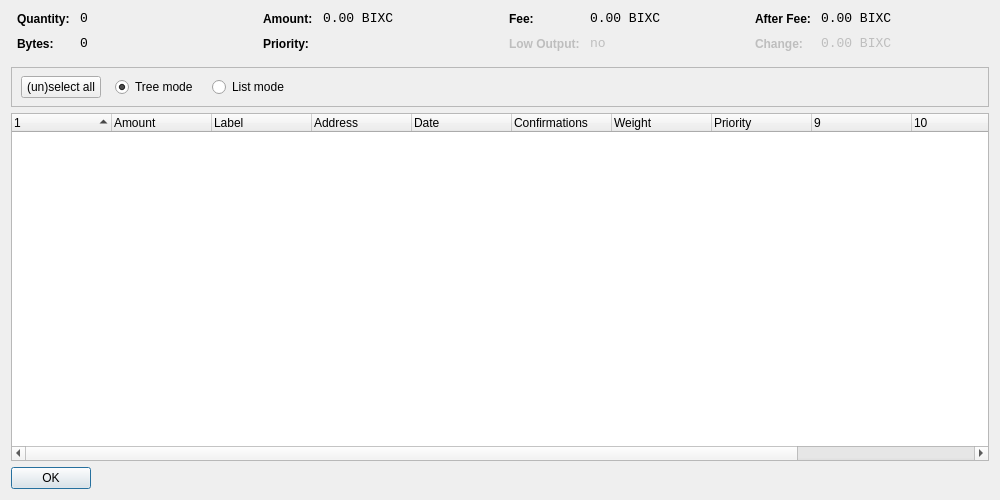
<?xml version="1.0" encoding="UTF-8"?>
<ui version="4.0">
 <class>CoinControlDialog</class>
 <widget class="QWidget" name="CoinControlDialog">
  <property name="geometry">
   <rect>
    <x>0</x>
    <y>0</y>
    <width>1000</width>
    <height>500</height>
   </rect>
  </property>
  <property name="windowTitle">
   <string>Coin Control</string>
  </property>
  <layout class="QVBoxLayout" name="verticalLayout">
   <item>
    <layout class="QHBoxLayout" name="horizontalLayoutTop" stretch="0,0,0,0">
     <property name="topMargin">
      <number>0</number>
     </property>
     <property name="bottomMargin">
      <number>10</number>
     </property>
     <item>
      <layout class="QFormLayout" name="formLayoutCoinControl1">
       <property name="horizontalSpacing">
        <number>10</number>
       </property>
       <property name="verticalSpacing">
        <number>10</number>
       </property>
       <property name="leftMargin">
        <number>6</number>
       </property>
       <property name="rightMargin">
        <number>6</number>
       </property>
       <item row="0" column="0">
        <widget class="QLabel" name="labelCoinControlQuantityText">
         <property name="styleSheet">
          <string notr="true">font-weight:bold;</string>
         </property>
         <property name="text">
          <string>Quantity:</string>
         </property>
        </widget>
       </item>
       <item row="0" column="1">
        <widget class="QLabel" name="labelCoinControlQuantity">
         <property name="font">
          <font>
           <family>Monospace</family>
           <pointsize>10</pointsize>
          </font>
         </property>
         <property name="cursor">
          <cursorShape>IBeamCursor</cursorShape>
         </property>
         <property name="contextMenuPolicy">
          <enum>Qt::ActionsContextMenu</enum>
         </property>
         <property name="text">
          <string notr="true">0</string>
         </property>
         <property name="textInteractionFlags">
          <set>Qt::LinksAccessibleByMouse|Qt::TextSelectableByKeyboard|Qt::TextSelectableByMouse</set>
         </property>
        </widget>
       </item>
       <item row="1" column="0">
        <widget class="QLabel" name="labelCoinControlBytesText">
         <property name="styleSheet">
          <string notr="true">font-weight:bold;</string>
         </property>
         <property name="text">
          <string>Bytes:</string>
         </property>
        </widget>
       </item>
       <item row="1" column="1">
        <widget class="QLabel" name="labelCoinControlBytes">
         <property name="font">
          <font>
           <family>Monospace</family>
           <pointsize>10</pointsize>
          </font>
         </property>
         <property name="cursor">
          <cursorShape>IBeamCursor</cursorShape>
         </property>
         <property name="contextMenuPolicy">
          <enum>Qt::ActionsContextMenu</enum>
         </property>
         <property name="text">
          <string notr="true">0</string>
         </property>
         <property name="textInteractionFlags">
          <set>Qt::LinksAccessibleByMouse|Qt::TextSelectableByKeyboard|Qt::TextSelectableByMouse</set>
         </property>
        </widget>
       </item>
      </layout>
     </item>
     <item>
      <layout class="QFormLayout" name="formLayoutCoinControl2">
       <property name="horizontalSpacing">
        <number>10</number>
       </property>
       <property name="verticalSpacing">
        <number>10</number>
       </property>
       <property name="leftMargin">
        <number>6</number>
       </property>
       <property name="rightMargin">
        <number>6</number>
       </property>
       <item row="0" column="0">
        <widget class="QLabel" name="labelCoinControlAmountText">
         <property name="styleSheet">
          <string notr="true">font-weight:bold;</string>
         </property>
         <property name="text">
          <string>Amount:</string>
         </property>
        </widget>
       </item>
       <item row="0" column="1">
        <widget class="QLabel" name="labelCoinControlAmount">
         <property name="font">
          <font>
           <family>Monospace</family>
           <pointsize>10</pointsize>
          </font>
         </property>
         <property name="cursor">
          <cursorShape>IBeamCursor</cursorShape>
         </property>
         <property name="contextMenuPolicy">
          <enum>Qt::ActionsContextMenu</enum>
         </property>
         <property name="text">
          <string notr="true">0.00 BIXC</string>
         </property>
         <property name="textInteractionFlags">
          <set>Qt::LinksAccessibleByMouse|Qt::TextSelectableByKeyboard|Qt::TextSelectableByMouse</set>
         </property>
        </widget>
       </item>
       <item row="1" column="0">
        <widget class="QLabel" name="labelCoinControlPriorityText">
         <property name="styleSheet">
          <string notr="true">font-weight:bold;</string>
         </property>
         <property name="text">
          <string>Priority:</string>
         </property>
        </widget>
       </item>
       <item row="1" column="1">
        <widget class="QLabel" name="labelCoinControlPriority">
         <property name="font">
          <font>
           <family>Monospace</family>
           <pointsize>10</pointsize>
          </font>
         </property>
         <property name="cursor">
          <cursorShape>IBeamCursor</cursorShape>
         </property>
         <property name="contextMenuPolicy">
          <enum>Qt::ActionsContextMenu</enum>
         </property>
         <property name="text">
          <string/>
         </property>
         <property name="textInteractionFlags">
          <set>Qt::LinksAccessibleByMouse|Qt::TextSelectableByKeyboard|Qt::TextSelectableByMouse</set>
         </property>
        </widget>
       </item>
      </layout>
     </item>
     <item>
      <layout class="QFormLayout" name="formLayoutCoinControl3">
       <property name="horizontalSpacing">
        <number>10</number>
       </property>
       <property name="verticalSpacing">
        <number>10</number>
       </property>
       <property name="leftMargin">
        <number>6</number>
       </property>
       <property name="rightMargin">
        <number>6</number>
       </property>
       <item row="0" column="0">
        <widget class="QLabel" name="labelCoinControlFeeText">
         <property name="styleSheet">
          <string notr="true">font-weight:bold;</string>
         </property>
         <property name="text">
          <string>Fee:</string>
         </property>
        </widget>
       </item>
       <item row="0" column="1">
        <widget class="QLabel" name="labelCoinControlFee">
         <property name="font">
          <font>
           <family>Monospace</family>
           <pointsize>10</pointsize>
          </font>
         </property>
         <property name="cursor">
          <cursorShape>IBeamCursor</cursorShape>
         </property>
         <property name="contextMenuPolicy">
          <enum>Qt::ActionsContextMenu</enum>
         </property>
         <property name="text">
          <string notr="true">0.00 BIXC</string>
         </property>
         <property name="textInteractionFlags">
          <set>Qt::LinksAccessibleByMouse|Qt::TextSelectableByKeyboard|Qt::TextSelectableByMouse</set>
         </property>
        </widget>
       </item>
       <item row="1" column="0">
        <widget class="QLabel" name="labelCoinControlLowOutputText">
         <property name="enabled">
          <bool>false</bool>
         </property>
         <property name="styleSheet">
          <string notr="true">font-weight:bold;</string>
         </property>
         <property name="text">
          <string>Low Output:</string>
         </property>
        </widget>
       </item>
       <item row="1" column="1">
        <widget class="QLabel" name="labelCoinControlLowOutput">
         <property name="enabled">
          <bool>false</bool>
         </property>
         <property name="font">
          <font>
           <family>Monospace</family>
           <pointsize>10</pointsize>
          </font>
         </property>
         <property name="cursor">
          <cursorShape>IBeamCursor</cursorShape>
         </property>
         <property name="contextMenuPolicy">
          <enum>Qt::ActionsContextMenu</enum>
         </property>
         <property name="text">
          <string>no</string>
         </property>
         <property name="textInteractionFlags">
          <set>Qt::LinksAccessibleByMouse|Qt::TextSelectableByKeyboard|Qt::TextSelectableByMouse</set>
         </property>
        </widget>
       </item>
      </layout>
     </item>
     <item>
      <layout class="QFormLayout" name="formLayoutCoinControl4">
       <property name="horizontalSpacing">
        <number>10</number>
       </property>
       <property name="verticalSpacing">
        <number>10</number>
       </property>
       <property name="leftMargin">
        <number>6</number>
       </property>
       <property name="rightMargin">
        <number>6</number>
       </property>
       <item row="0" column="0">
        <widget class="QLabel" name="labelCoinControlAfterFeeText">
         <property name="styleSheet">
          <string notr="true">font-weight:bold;</string>
         </property>
         <property name="text">
          <string>After Fee:</string>
         </property>
        </widget>
       </item>
       <item row="0" column="1">
        <widget class="QLabel" name="labelCoinControlAfterFee">
         <property name="font">
          <font>
           <family>Monospace</family>
           <pointsize>10</pointsize>
          </font>
         </property>
         <property name="cursor">
          <cursorShape>IBeamCursor</cursorShape>
         </property>
         <property name="contextMenuPolicy">
          <enum>Qt::ActionsContextMenu</enum>
         </property>
         <property name="text">
          <string notr="true">0.00 BIXC</string>
         </property>
         <property name="textInteractionFlags">
          <set>Qt::LinksAccessibleByMouse|Qt::TextSelectableByKeyboard|Qt::TextSelectableByMouse</set>
         </property>
        </widget>
       </item>
       <item row="1" column="0">
        <widget class="QLabel" name="labelCoinControlChangeText">
         <property name="enabled">
          <bool>false</bool>
         </property>
         <property name="styleSheet">
          <string notr="true">font-weight:bold;</string>
         </property>
         <property name="text">
          <string>Change:</string>
         </property>
        </widget>
       </item>
       <item row="1" column="1">
        <widget class="QLabel" name="labelCoinControlChange">
         <property name="enabled">
          <bool>false</bool>
         </property>
         <property name="font">
          <font>
           <family>Monospace</family>
           <pointsize>10</pointsize>
          </font>
         </property>
         <property name="cursor">
          <cursorShape>IBeamCursor</cursorShape>
         </property>
         <property name="contextMenuPolicy">
          <enum>Qt::ActionsContextMenu</enum>
         </property>
         <property name="text">
          <string notr="true">0.00 BIXC</string>
         </property>
         <property name="textInteractionFlags">
          <set>Qt::LinksAccessibleByMouse|Qt::TextSelectableByKeyboard|Qt::TextSelectableByMouse</set>
         </property>
        </widget>
       </item>
      </layout>
     </item>
    </layout>
   </item>
   <item>
    <widget class="QFrame" name="frame">
     <property name="minimumSize">
      <size>
       <width>0</width>
       <height>40</height>
      </size>
     </property>
     <property name="frameShape">
      <enum>QFrame::StyledPanel</enum>
     </property>
     <property name="frameShadow">
      <enum>QFrame::Sunken</enum>
     </property>
     <widget class="QWidget" name="horizontalLayoutWidget">
      <property name="geometry">
       <rect>
        <x>10</x>
        <y>0</y>
        <width>781</width>
        <height>41</height>
       </rect>
      </property>
      <layout class="QHBoxLayout" name="horizontalLayoutPanel" stretch="0,0,0,0">
       <property name="spacing">
        <number>14</number>
       </property>
       <item>
        <widget class="QPushButton" name="pushButtonSelectAll">
         <property name="sizePolicy">
          <sizepolicy hsizetype="Maximum" vsizetype="Fixed">
           <horstretch>0</horstretch>
           <verstretch>0</verstretch>
          </sizepolicy>
         </property>
         <property name="text">
          <string>(un)select all</string>
         </property>
        </widget>
       </item>
       <item>
        <widget class="QRadioButton" name="radioTreeMode">
         <property name="sizePolicy">
          <sizepolicy hsizetype="Maximum" vsizetype="Fixed">
           <horstretch>0</horstretch>
           <verstretch>0</verstretch>
          </sizepolicy>
         </property>
         <property name="text">
          <string>Tree mode</string>
         </property>
         <property name="checked">
          <bool>true</bool>
         </property>
        </widget>
       </item>
       <item>
        <widget class="QRadioButton" name="radioListMode">
         <property name="sizePolicy">
          <sizepolicy hsizetype="Maximum" vsizetype="Fixed">
           <horstretch>0</horstretch>
           <verstretch>0</verstretch>
          </sizepolicy>
         </property>
         <property name="text">
          <string>List mode</string>
         </property>
        </widget>
       </item>
       <item>
        <spacer name="horizontalSpacer">
         <property name="orientation">
          <enum>Qt::Horizontal</enum>
         </property>
         <property name="sizeHint" stdset="0">
          <size>
           <width>40</width>
           <height>20</height>
          </size>
         </property>
        </spacer>
       </item>
      </layout>
     </widget>
    </widget>
   </item>
   <item>
    <widget class="CoinControlTreeWidget" name="treeWidget">
     <property name="contextMenuPolicy">
      <enum>Qt::CustomContextMenu</enum>
     </property>
     <property name="sortingEnabled">
      <bool>false</bool>
     </property>
     <property name="columnCount">
      <number>12</number>
     </property>
     <attribute name="headerShowSortIndicator" stdset="0">
      <bool>true</bool>
     </attribute>
     <attribute name="headerStretchLastSection">
      <bool>false</bool>
     </attribute>
     <column>
      <property name="text">
       <string/>
      </property>
     </column>
     <column>
      <property name="text">
       <string>Amount</string>
      </property>
     </column>
     <column>
      <property name="text">
       <string>Label</string>
      </property>
     </column>
     <column>
      <property name="text">
       <string>Address</string>
      </property>
     </column>
     <column>
      <property name="text">
       <string>Date</string>
      </property>
     </column>
     <column>
      <property name="text">
       <string>Confirmations</string>
      </property>
      <property name="toolTip">
       <string>Confirmed</string>
      </property>
     </column>
     <column>
      <property name="text">
       <string>Weight</string>
      </property>
     </column>
     <column>
      <property name="text">
       <string>Priority</string>
      </property>
     </column>
     <column>
      <property name="text">
       <string/>
      </property>
     </column>
     <column>
      <property name="text">
       <string/>
      </property>
     </column>
     <column>
      <property name="text">
       <string/>
      </property>
     </column>
     <column>
      <property name="text">
       <string/>
      </property>
     </column>
    </widget>
   </item>
   <item>
    <widget class="QDialogButtonBox" name="buttonBox">
     <property name="sizePolicy">
      <sizepolicy hsizetype="Maximum" vsizetype="Fixed">
       <horstretch>0</horstretch>
       <verstretch>0</verstretch>
      </sizepolicy>
     </property>
     <property name="orientation">
      <enum>Qt::Horizontal</enum>
     </property>
     <property name="standardButtons">
      <set>QDialogButtonBox::Ok</set>
     </property>
    </widget>
   </item>
  </layout>
 </widget>
 <customwidgets>
  <customwidget>
   <class>CoinControlTreeWidget</class>
   <extends>QTreeWidget</extends>
   <header>coincontroltreewidget.h</header>
  </customwidget>
 </customwidgets>
 <resources/>
 <connections/>
</ui>
